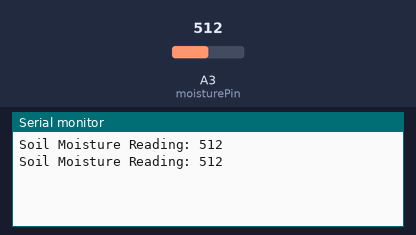
This sketch was run on a simulated Arduino Uno, built with avr-gcc and run on an emulated ATmega328P. Parts: the last lines printed to the serial monitor. The inputs (shaded band) are chosen by the test bench; at power-on: A3 (moisturePin) = 512.

Above: at 5.8 s.
5.9 s: A3 (moisturePin) set to 716
At 10.5 s:
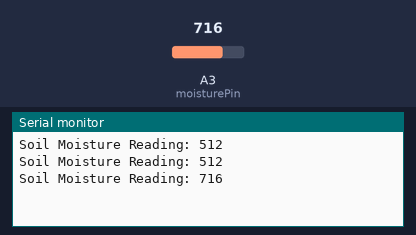
11.9 s: A3 (moisturePin) set to 900
At 15.5 s:
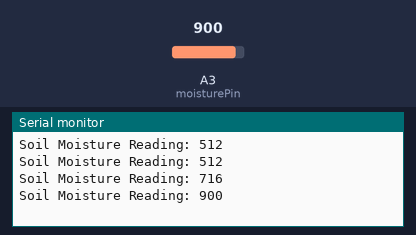
Timing chart, 0 to 17.0 s (numbered marks = the images above; inputs shaded):
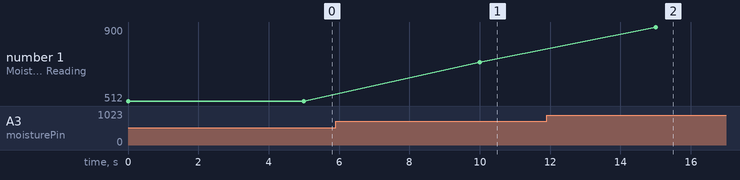

The sketch:

Chapter4_S4.ino
```cpp
//**********************************************************/
// Step-1: CONFIGURE VARIABLES
//**********************************************************/
// Analog Pin A3 will be connected to the A0 pin
// from the soil moisture sensor
int moisturePin = A3;

//**********************************************************/
// Step-2: INITIALIZE I/O PARAMETERS
//**********************************************************/
void setup()
{
  // Configure the A3 pin in input mode
  pinMode(moisturePin, INPUT);

  // Begin the serial connection so that
  // we can see the sensor measurements
  // on the Serial Monitor
  Serial.begin(9600);
}

//**********************************************************/
// Step-3: MAIN PROGRAM
//**********************************************************/
void loop()
{
  // Read the value from the A3 pin
  int sensorValue = analogRead(moisturePin);

  // Display the value on the Serial Monitor
  Serial.print("Soil Moisture Reading: ");
  Serial.println(sensorValue);

  // Wait for 5 seconds and repeat the steps again
  delay(5000);
}
```

Measured:
- after the input at 5.9 s, the serial monitor: prints a new line after 4.1 s (image 1)
- after the input at 11.9 s, the serial monitor: prints a new line after 3.1 s (image 2)
- plotted number 1: 512 → 716 after the input at 5.9 s, 716 → 900 after the input at 11.9 s
